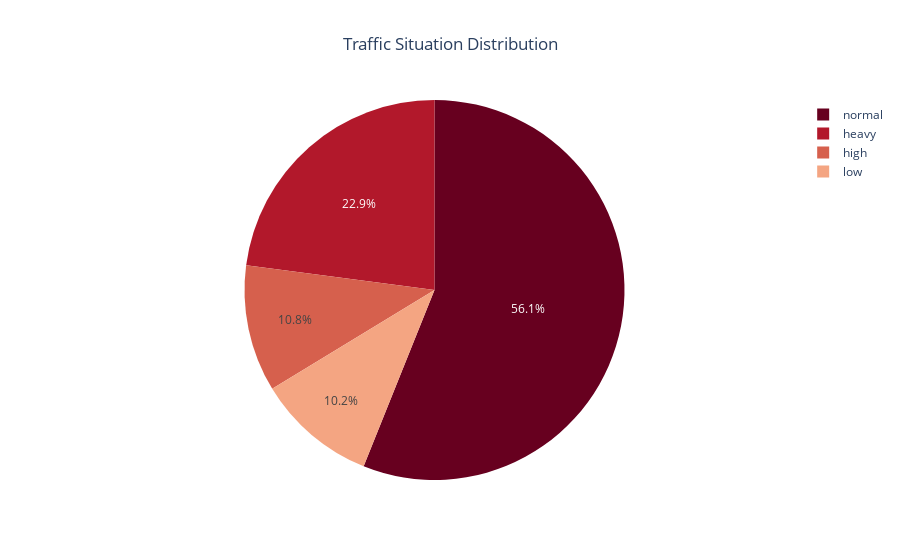

The cell this chart's notebook holds for it:
### Code cell
# 3. Distribution of traffic situations
fig = px.pie(traffic_df, names='Traffic Situation', title='Traffic Situation Distribution', color_discrete_sequence=px.colors.sequential.RdBu)
fig.update_layout(title_text='Traffic Situation Distribution', title_x=0.5, template='plotly_white')
fig.show()

### Figure 1 — Plotly figure (JSON) as saved in the notebook; plotly's stock layout.template omitted (floating-point values rounded to 4 significant figures; data arrays with more than 128 entries replaced by an {"elided": "..."} marker saying what was removed)
{"data": [{"domain": {"x": [0, 1], "y": [0, 1]}, "hovertemplate": "Traffic Situation=%{label}<extra></extra>", "labels": {"elided": "2976 str values"}, "legendgroup": "", "name": "", "showlegend": true, "type": "pie"}], "layout": {"legend": {"tracegroupgap": 0}, "piecolorway": ["rgb(103,0,31)", "rgb(178,24,43)", "rgb(214,96,77)", "rgb(244,165,130)", "rgb(253,219,199)", "rgb(247,247,247)", "rgb(209,229,240)", "rgb(146,197,222)", "rgb(67,147,195)", "rgb(33,102,172)", "rgb(5,48,97)"], "title": {"text": "Traffic Situation Distribution", "x": 0.5}}}
